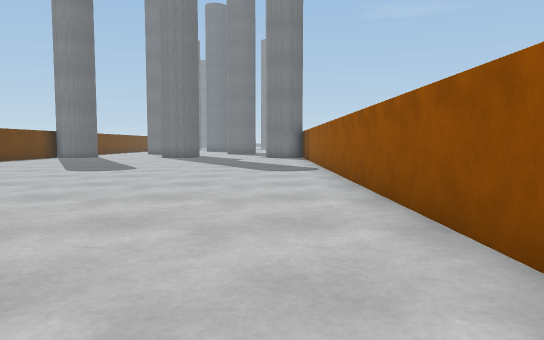
view 1 (above)

16 first-person views from a walk through a Unity game level. The camera is 0.72 m above the floor, tilts 4° down and sees 70° across. The floor is counted in squares, 1 m on a side. Each view is taken from the middle of a square. On the plan, view 1 faces up. The plan holds only what a view shows up to about 11 squares ahead; the rest is blank. The place goes on beyond the plan. The player character is not drawn.

view 2
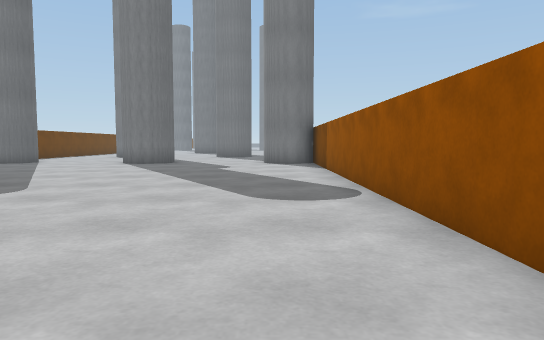

view 3
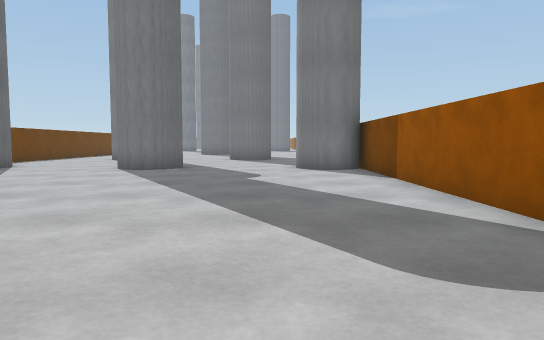

view 4
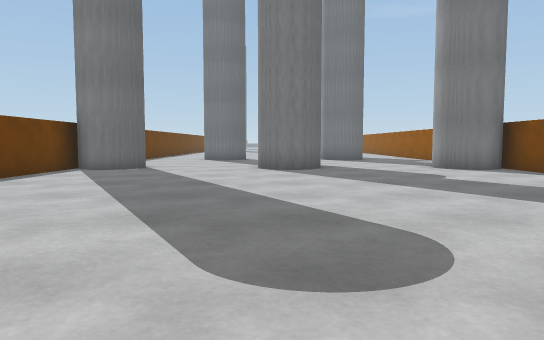

view 5
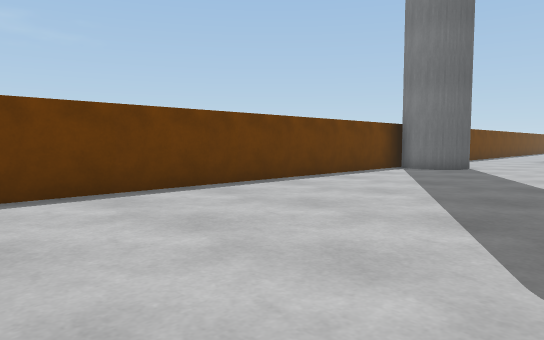

view 6
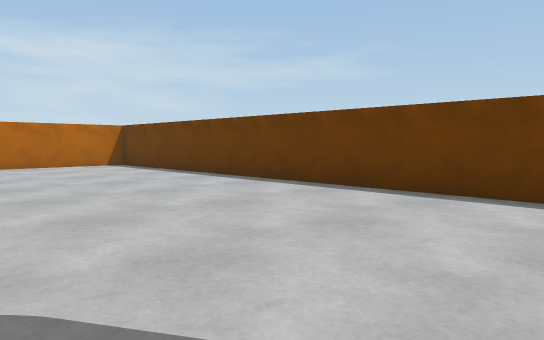

view 7
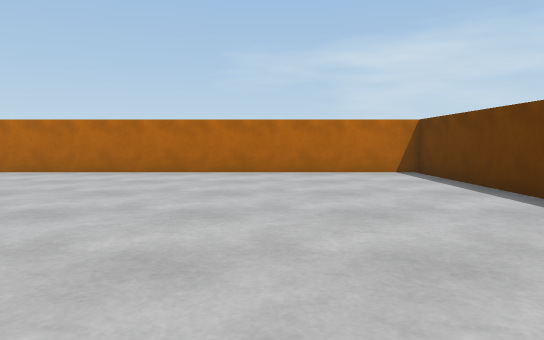

view 8
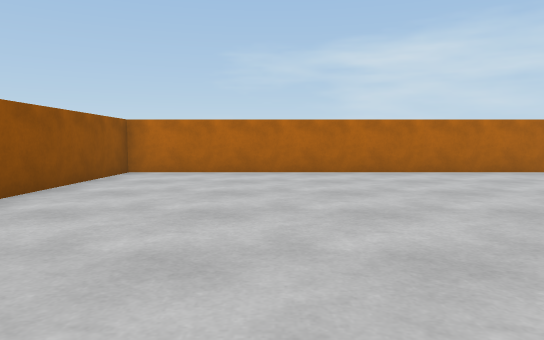

view 9
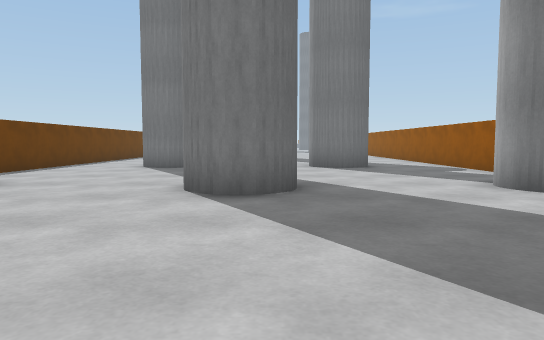

view 10
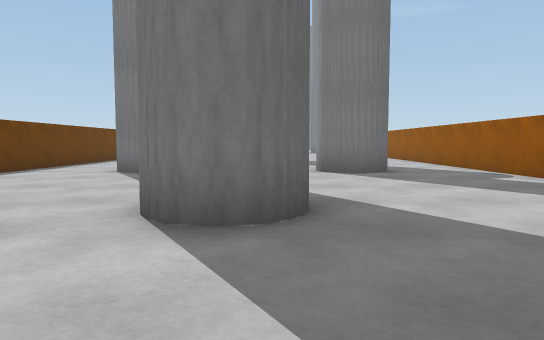

view 11
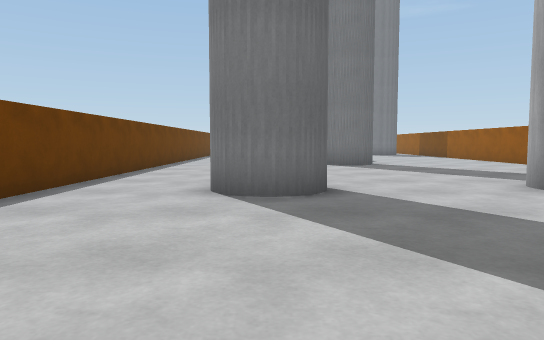

view 12
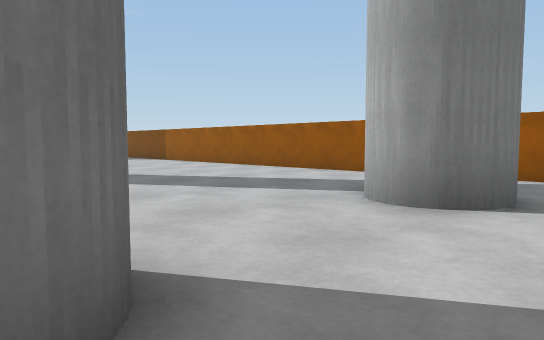

view 13
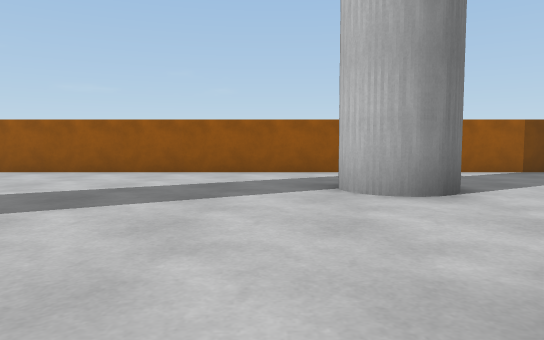

view 14
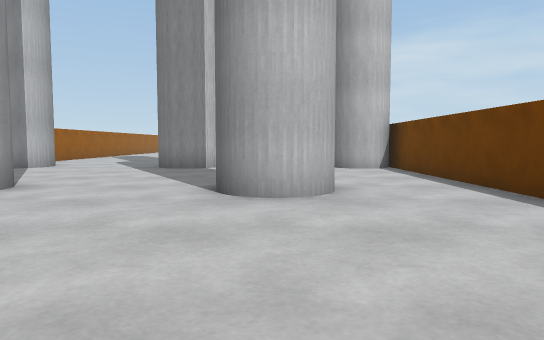

view 15
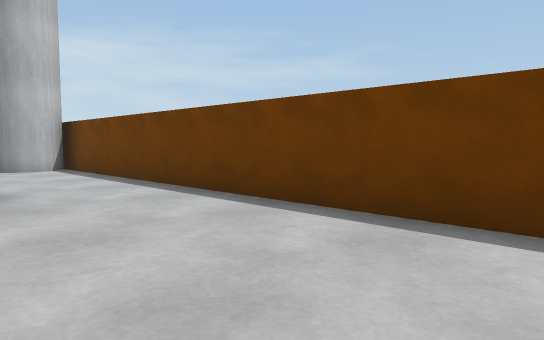

view 16
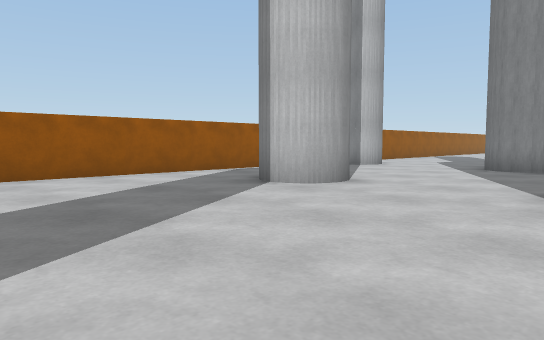

### Floor plan
Key: @ floor where view 1 was taken; # wall or solid block; . floor.
Columns run from 11 left of view 1 to 2 right of it. Each row starts with its distance up from view 1.
 31  ............#
 30 #............#
 29 #............#
 28 #............#
 27 #............#
 26 #............#
 25 #...#....#...#
 24 #............#
 23 #............#
 22 #............#
 21 #............#
 20 ###...##...###
 19 ###...##...###
 18 #............#
 17 #............#
 16 #............#
 15 #............#
 14 #............#
 13 #............#
 12 #............#
 11 #............#
 10 #............#
  9 #............#
  8 #............#
  7 #............#
  6 #............#
  5 #............#
  4 #............#
  3 #............#
  2 #............#
  1 #............#
  0 #..........@.#
 -1 ##############

Positions as (right, up) in squares from view 1, and headings:
1: (0, 0), facing up
2: (0, 5), facing up
3: (-1, 8), facing up
4: (-5, 8), facing up
5: (-5, 8), facing up-left
6: (-5, 12), facing down-left
7: (-7, 9), facing down
8: (-2, 9), facing down
9: (-4, 13), facing up
10: (-4, 15), facing up
11: (-7, 19), facing up
12: (-7, 23), facing up-right
13: (-8, 27), facing right
14: (-7, 31), facing down
15: (-7, 31), facing down-left
16: (-7, 31), facing down-right
